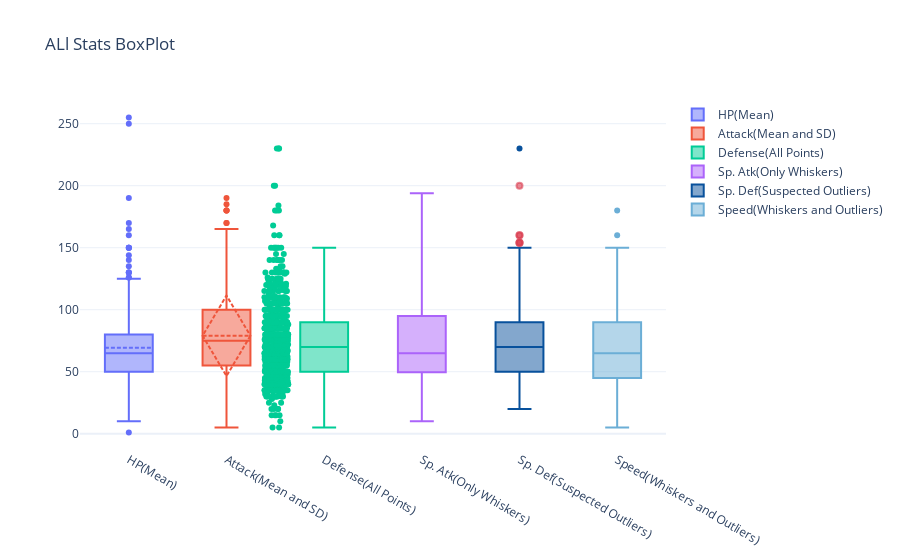

Notebook code for this chart:
### Code cell
SelfCustomizedBoxplot(df, 'HP', 'Attack', 'Defense', 'Sp. Atk', 'Sp. Def', 'Speed')

### Figure 1 — Plotly figure (JSON) as saved in the notebook; plotly's stock layout.template omitted (floating-point values rounded to 4 significant figures; data arrays with more than 128 entries replaced by an {"elided": "..."} marker saying what was removed)
{"data": [{"y": {"elided": "800 int values"}, "type": "box", "name": "HP(Mean)", "boxmean": true}, {"y": {"elided": "800 int values"}, "type": "box", "name": "Attack(Mean and SD)", "boxmean": "sd"}, {"jitter": 0.5, "name": "Defense(All Points)", "type": "box", "y": {"elided": "800 int values"}, "pointpos": -2, "boxpoints": "all"}, {"y": {"elided": "800 int values"}, "type": "box", "name": "Sp. Atk(Only Whiskers)", "boxpoints": false}, {"name": "Sp. Def(Suspected Outliers)", "y": {"elided": "800 int values"}, "marker": {"outliercolor": "rgba(219, 64, 82, 0.6)", "line": {"outlierwidth": 2, "outliercolor": "rgba(219, 64, 82, 0.6)"}}, "line": {"color": "rgb(8,81,156)"}, "type": "box", "boxpoints": "suspectedoutliers"}, {"y": {"elided": "800 int values"}, "line": {"color": "rgb(107,174,214)"}, "type": "box", "name": "Speed(Whiskers and Outliers)", "boxpoints": "outliers"}], "layout": {"title": {"text": "ALl Stats BoxPlot"}}}
